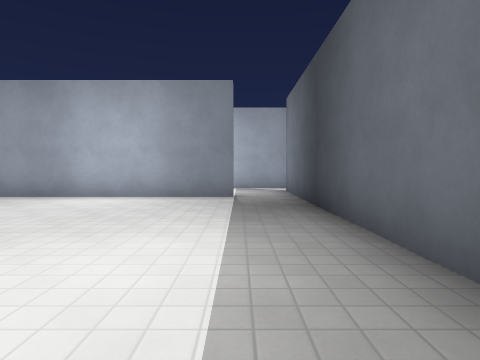
view 1 (above)

24 first-person views from a walk through a 3-D level made in the Godot game engine. The camera is 1.2 m above the floor, tilts 2° down and sees 75° across. The floor is counted in squares, 2 m on a side. Each view is taken from the middle of a square. On the plan, view 1 faces up. The plan holds only what a view shows up to about 9 squares ahead; the rest is blank. The place goes on beyond the plan. Surface patterns are stand-ins for the level's own textures.

view 2
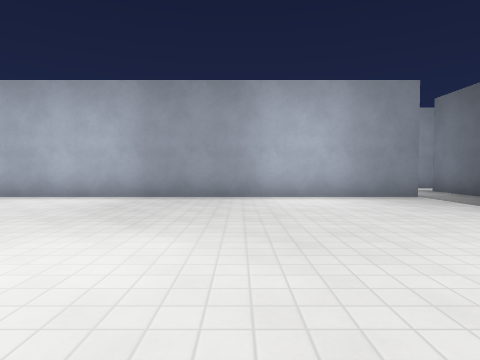

view 3
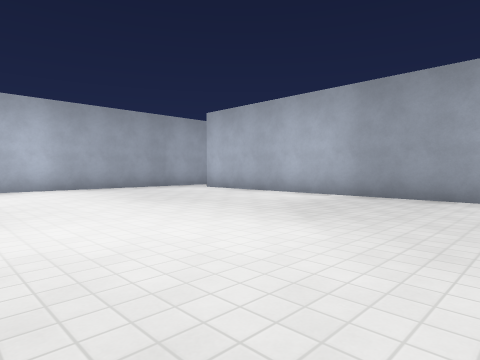

view 4
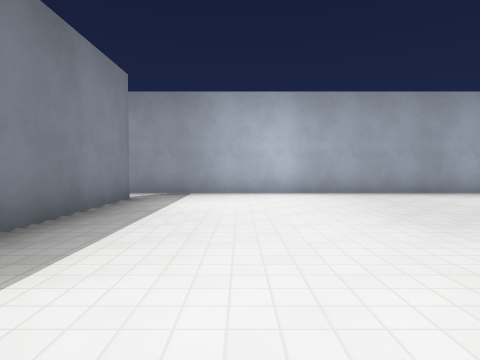

view 5
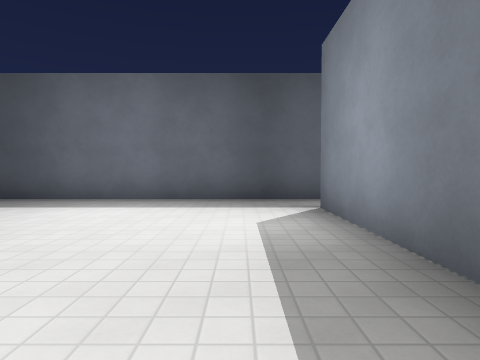

view 6
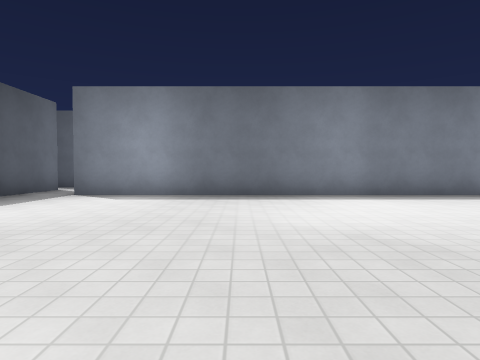

view 7
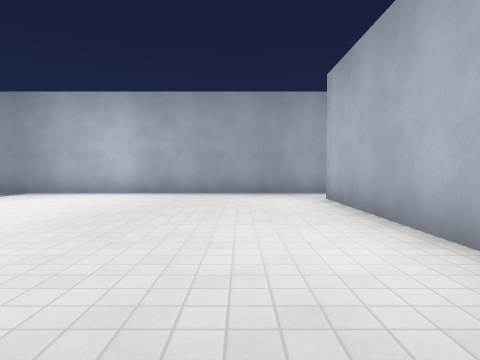

view 8
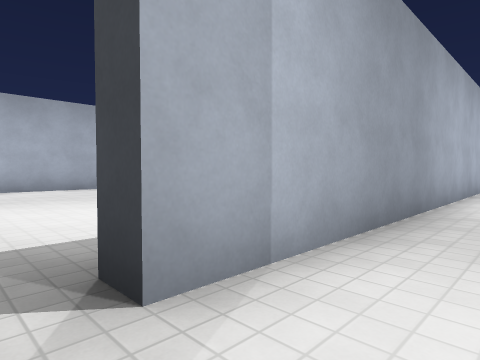

view 9
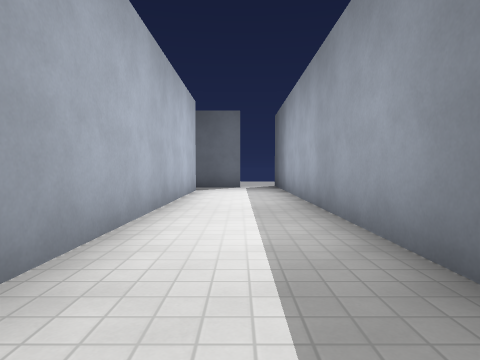

view 10
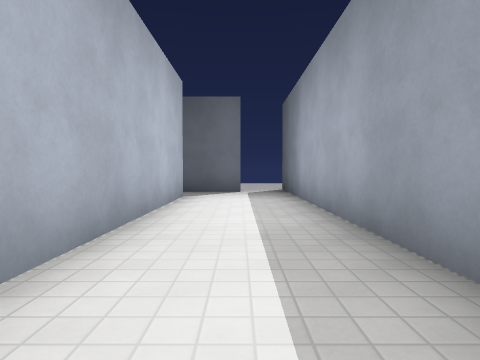

view 11
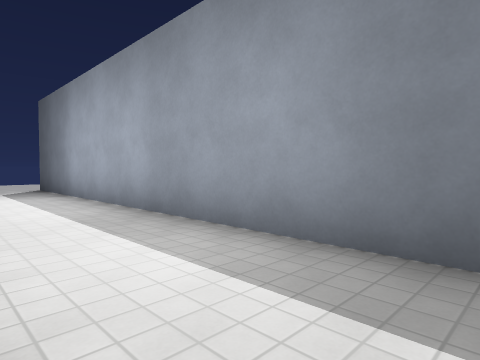

view 12
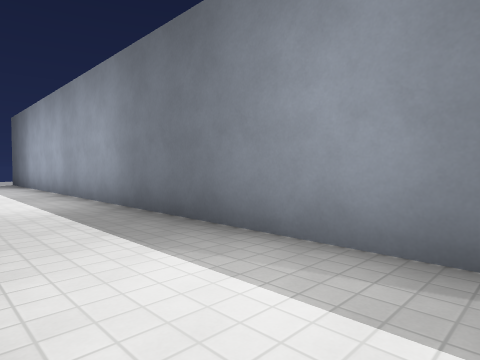

view 13
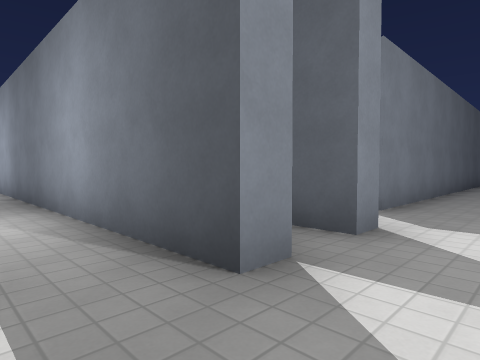

view 14
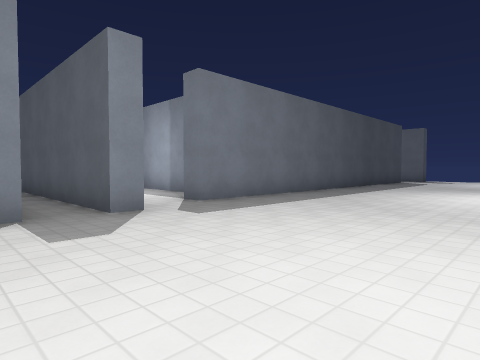

view 15
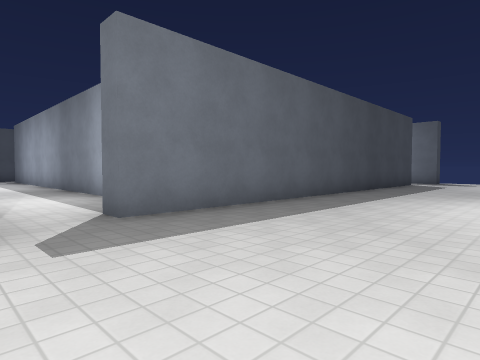

view 16
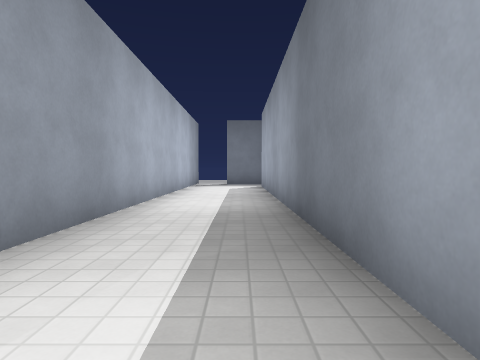

view 17
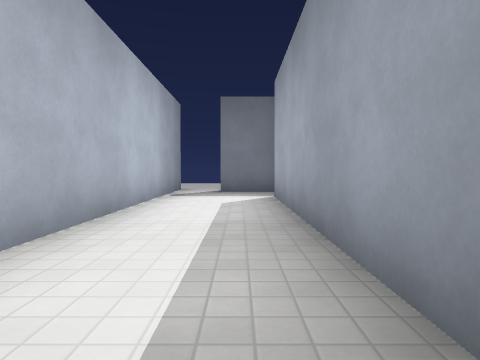

view 18
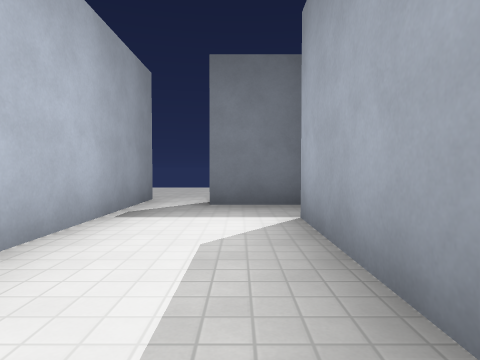

view 19
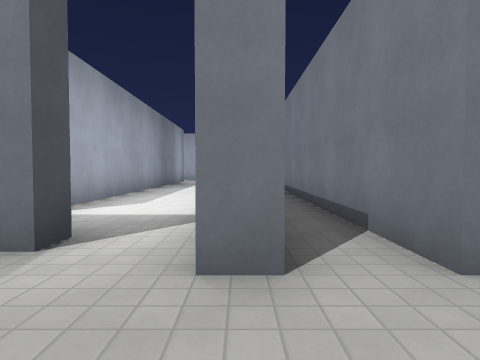

view 20
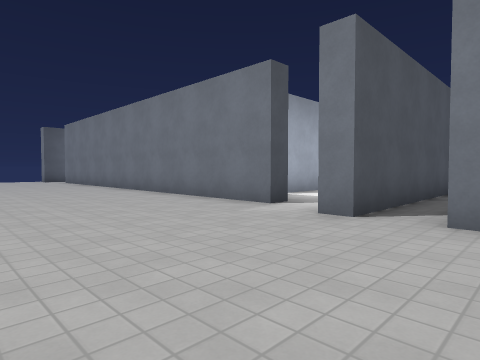

view 21
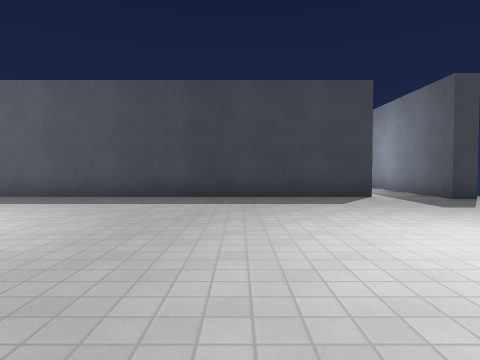

view 22
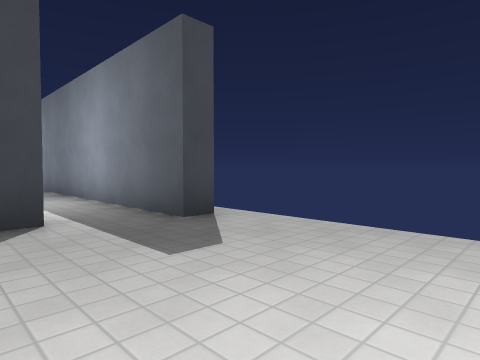

view 23
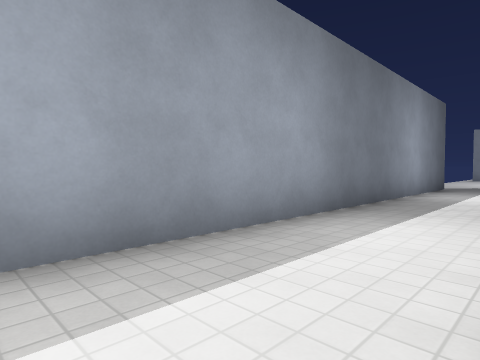

view 24
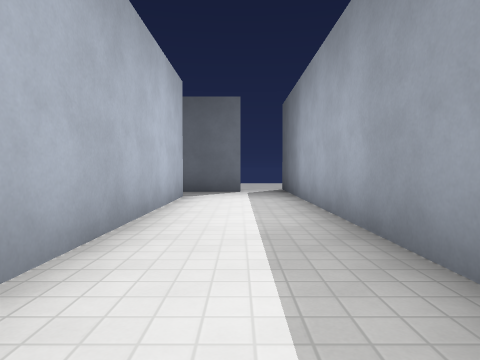

### Floor plan
Ten units are one square. View 1 is at (0, 0); x grows to the right and y downward. Boxes are objects, and circles mark ways between rooms. Rooms are numbered by the first view taken in them; rooms with no view inside come last. Other rooms are left out.
<svg viewBox="-175 -95 220 308">
<path fill="none" stroke="#000" d="M-1 -68 -114 -68M-113 18 -113 13 -1 13M-127 -72 -127 18M13 16 13 -66M-1 18 -113 18M-126 43 22 43M13 31 13 16M-138 64 -138 58 -80 58M-138 49 -138 43 -126 43M-133 189 -133 77 -128 77M-28 58 22 58M-138 208 -138 203 -126 203M22 47 -48 47M-112 88 -1 88M5 63 -88 63M13 91 13 75M22 58 22 63 5 63M13 75 17 75 17 125M-1 178 -55 178M-126 203 19 203M13 191 13 175"/>
<circle cx="-120" cy="10" r="3" fill="#2a7"/>
<circle cx="0" cy="10" r="3" fill="#2a7"/>
<circle cx="-130" cy="30" r="3" fill="#2a7"/>
<circle cx="10" cy="30" r="3" fill="#2a7"/>
<circle cx="-130" cy="70" r="3" fill="#2a7"/>
<circle cx="30" cy="50" r="3" fill="#2a7"/>
<circle cx="-130" cy="190" r="3" fill="#2a7"/>
<circle cx="10" cy="70" r="3" fill="#2a7"/>
<circle cx="10" cy="190" r="3" fill="#2a7"/>
<text x="-60" y="-30">1</text>
<text x="-60" y="20">2</text>
<text x="-170" y="60">3</text>
<text x="-60" y="80">4</text>
<text x="40" y="50">5</text>
<text x="-60" y="180">6</text>
</svg>
Room 1 opens to room 2. Room 2 opens to room 3. Room 2 opens to room 5. Room 3 opens to room 4. Room 3 opens to room 5. Room 3 opens to room 6. Room 4 opens to room 5. Room 5 opens to room 6.

Where each view was taken, in squares from view 1:
view 1: 0 up, 0 right, facing up
view 2: 0 up, 4 left, facing up
view 3: 0 up, 3 left, facing up-left
view 4: 1 up, 5 left, facing left
view 5: 0 up, 5 left, facing right
view 6: 6 up, 4 left, facing down
view 7: 5 up, 5 left, facing left
view 8: 3 down, 12 left, facing up-right
view 9: 3 down, 9 left, facing right
view 10: 3 down, 7 left, facing right
view 11: 2 down, 8 left, facing down-right
view 12: 2 down, 12 left, facing down-right
view 13: 3 down, 15 left, facing down-right
view 14: 4 down, 18 left, facing down-right
view 15: 6 down, 17 left, facing down-right
view 16: 8 down, 11 left, facing right
view 17: 8 down, 7 left, facing right
view 18: 8 down, 4 left, facing right
view 19: 6 down, 4 right, facing left
view 20: 4 down, 6 right, facing down-left
view 21: 16 down, 20 left, facing right
view 22: 18 down, 17 left, facing down-right
view 23: 18 down, 3 left, facing down-left
view 24: 19 down, 7 left, facing right
